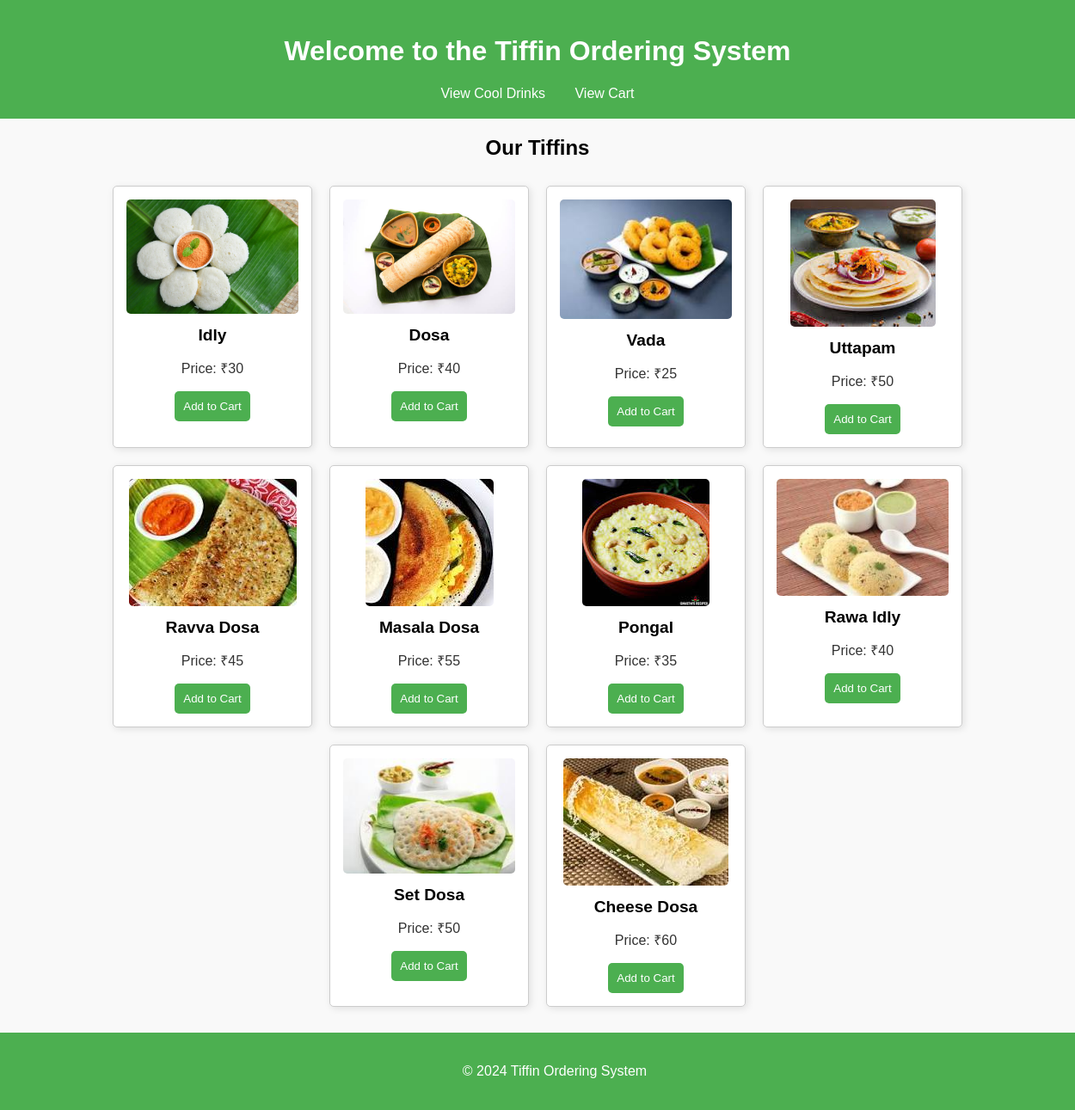
The page / on the database its author committed.
### home/models.py (models this page shows, shortened)
class Tiffin(models.Model):
    name = models.CharField(max_length=100)
    price = models.IntegerField()
    image = models.ImageField(upload_to='tiffin_images/')

### home/views.py (the view)
# urls.py: path('', views.homepage, name='homepage'),
def homepage(request):
    tiffins = Tiffin.objects.all()
    return render(request, 'homepage.html', {'tiffins': tiffins})

### templates/homepage.html (shortened to what this page needs)
{%load static%}
<!DOCTYPE html>
<html lang="en">
<head>
    <link rel="stylesheet" href="{% static 'homepage.css' %}">
</head>
<body>
    <header>
        <h1>Welcome to the Tiffin Ordering System</h1>
        <nav>
            <a href="{% url 'cold_drinks' %}">View Cool Drinks</a>
            <a href="{% url 'cart' %}">View Cart</a>
        </nav>
    </header>
    <main>
        <h2>Our Tiffins</h2>
        <div class="tiffin-list">
            {% for tiffin in tiffins %}
                <div class="tiffin-item">
                    <img src="{{ tiffin.image.url }}" alt="{{ tiffin.name }}">
                    <h3>{{ tiffin.name }}</h3>
                    <p>Price: ₹{{ tiffin.price }}</p>
                    <form method="post" action="{% url 'add_to_cart' tiffin.id 'tiffin' %}">
                        <button type="submit">Add to Cart</button>
                    </form>
                </div>
            {% endfor %}
        </div>
    </main>
    <footer>
        <p>&copy; 2024 Tiffin Ordering System</p>
    </footer>
</body>
</html>

### home/static/homepage.css (style rules this page uses)
body { font-family: Arial, sans-serif; margin: 0; padding: 0; background-color: #f9f9f9; }
header { background-color: #4CAF50; color: white; padding: 20px; text-align: center; }
nav a { color: white; text-decoration: none; margin: 0 15px; }
h2 { text-align: center; margin: 20px 0; }
.tiffin-list { display: flex; flex-wrap: wrap; justify-content: center; margin: 20px; }
.tiffin-item { background-color: white; border: 1px solid #ccc; border-radius: 5px; box-shadow: 2px 2px 8px rgba(0, 0, 0, 0.1); margin: 10px; padding: 15px; width: 200px; text-align: center; transition: transform 0.2s; }
.tiffin-item img { max-width: 100%; height: auto; border-radius: 5px; }
.tiffin-item h3 { font-size: 1.2em; margin: 10px 0; }
.tiffin-item p { font-size: 1em; color: #333; }
button { background-color: #4CAF50; color: white; border: none; border-radius: 5px; padding: 10px; cursor: pointer; transition: background-color 0.3s; }
footer { text-align: center; padding: 20px; background-color: #4CAF50; color: white; position: relative; bottom: 0; width: 100%; }

### rows shown on the page
Tiffin: image (picture), name "Idly", price "30"
Tiffin: image (picture), name "Dosa", price "40"
Tiffin: image (picture), name "Vada", price "25"
Tiffin: image (picture), name "Uttapam", price "50"
Tiffin: image (picture), name "Ravva Dosa", price "45"
Tiffin: image (picture), name "Masala Dosa", price "55"
Tiffin: image (picture), name "Pongal", price "35"
Tiffin: image (picture), name "Rawa Idly", price "40"
Tiffin: image (picture), name "Set Dosa", price "50"
Tiffin: image (picture), name "Cheese Dosa", price "60"
